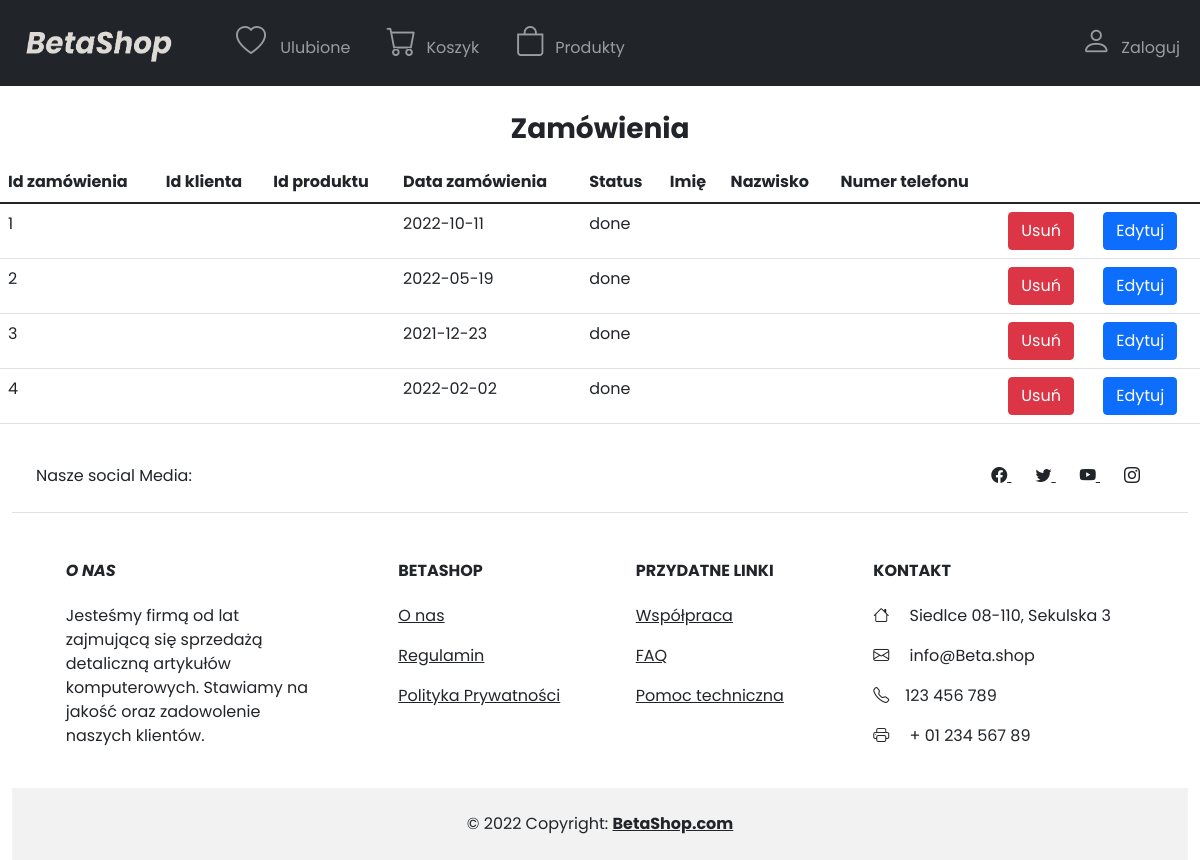
The page /zamowienia.php on the database its author committed.
### tables this page shows
create table if not EXISTS order_info (
    order_id int AUTO_INCREMENT not null,
    user_id int,
    picture_id int,
    order_date date,
    order_status varchar(20),
    fname varchar(255),
    lname varchar(255),
    phone varchar(255),
    PRIMARY KEY (order_id)
    );

### zamowienia.php (the view, shortened to what this page needs)
<!DOCTYPE html>
<html lang=pl>
<head>
	<?php
	require("bootstrapConnection.php");
	require("connection.php");
	?>
</head>
<body>
	<?php
	require("navbar.php");
	?>
	<main>
	<div class="col-12">
                    <h3 class="my-3 text-center"><b>Zamówienia</b></h3>
                    <table class="table">
                        <thead class="thead-dark">
                            <tr>
                                <th scope="col">Id zamówienia</th>
                                <th scope="col">Id klienta</th>
                                <th scope="col">Id produktu</th>
                                <th scope="col">Data zamówienia</th>
                                <th scope="col">Status</th>
                                <th scope="col">Imię</th>
                                <th scope="col">Nazwisko</th>
                                <th scope="col">Numer telefonu</th>
                            </tr>
                        </thead>
                        <tbody>
                            <?php
                            $zapytanie = $conn->query("SELECT * FROM order_info");
                            while ($row = $zapytanie->fetch()) {
								?>
                                <tr>
                                    <td> <?= $row['order_id'] ?> </td>
                                    <td>  <?=$row['user_id'] ?> </td>
                                    <td> <?= $row['picture_id'] ?>  </td>
                                    <td> <?= $row['order_date'] ?> </td>
                                    <td> <?=$row['order_status'] ?> </td>
                                    <td> <?= $row['fname'] ?> </td>
                                    <td> <?= $row['lname'] ?> </td>
                                    <td> <?= $row['phone'] ?> </td>
									<td><a href="usuwanie.php?order=<?= $row['order_id'] ?>"><button type="button" class="btn btn-danger">Usuń</button></a></td>
                                    <td><a href="edytowanie.php?order=<?= $row['order_id'] ?>"><button type="button" class="btn btn-primary">Edytuj</button></a></td>
                                    </tr>
									<?php
                            }
                            ?>
                        </tbody>
                    </table>
                </div>
		<?php
		include("footer.php");
		?>
	</main>
</body>
</html>

### main.css (style rules this page uses)
body { font-family: 'Poppins'; }

### rows shown on the page
order_info: order_id "1", order_date "2022-10-11", order_status "done"
order_info: order_id "2", order_date "2022-05-19", order_status "done"
order_info: order_id "3", order_date "2021-12-23", order_status "done"
order_info: order_id "4", order_date "2022-02-02", order_status "done"
